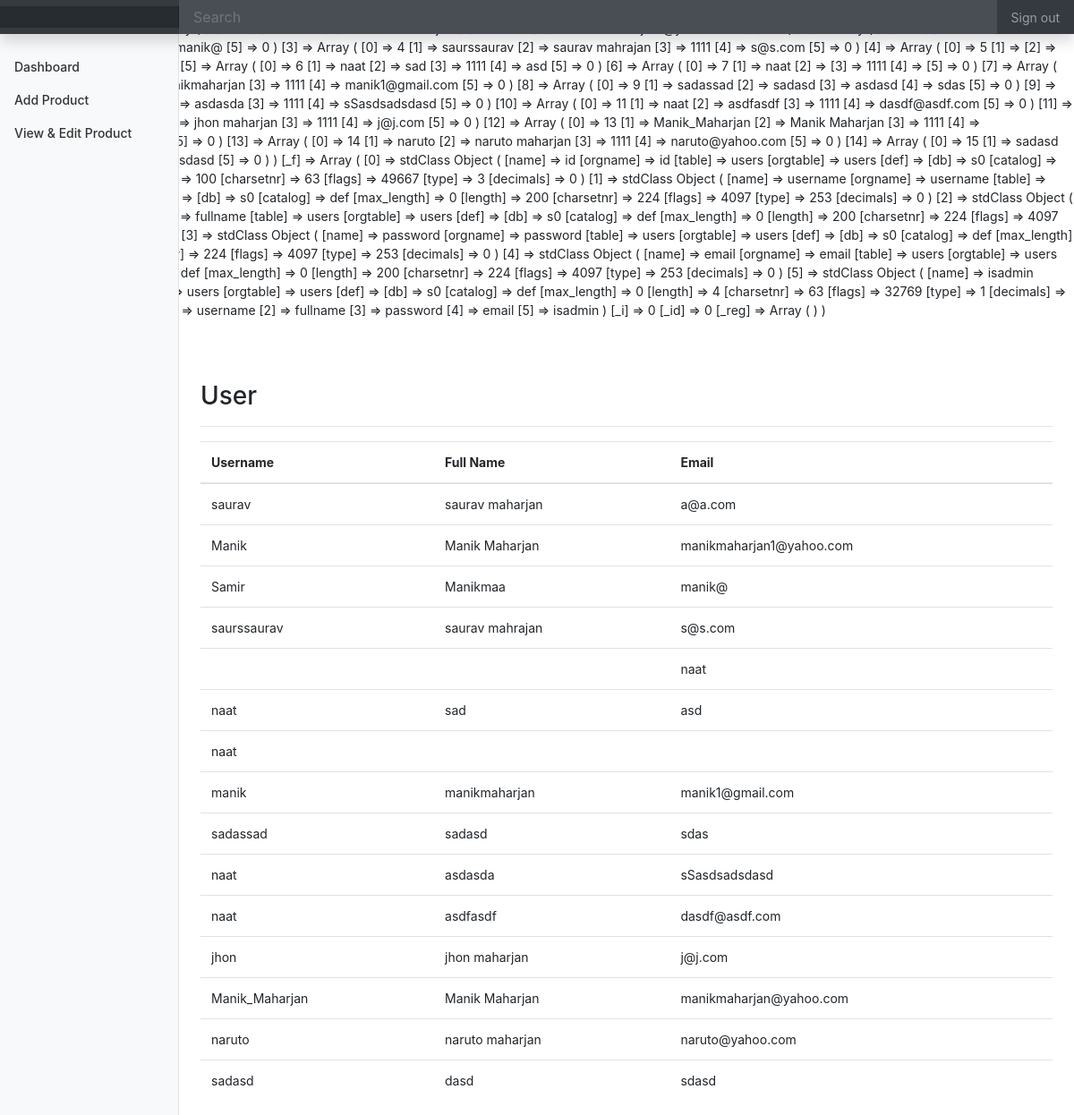
Screenshot of /admin/pages/dashboard.php (signed in) with the database file from the repository.
### tables this page shows
CREATE TABLE `users` (
  `id` int(100) NOT NULL,
  `username` varchar(50) NOT NULL,
  `fullname` varchar(50) NOT NULL,
  `password` varchar(50) NOT NULL,
  `email` varchar(50) NOT NULL,
  `isadmin` tinyint(4) NOT NULL DEFAULT '0'
);

### classes/Database.php (called while the page is built, shortened)
<?php
class Database{
    private $db_server = 'localhost',
        $db_usernmae = 'root',
        $db_password ='',
        $db_database='hamroluga';
    public static $_instance;
    function __construct(){
        try {
            $this->_con =  new mysqli($this->db_server,$this->db_usernmae,$this->db_password,$this->db_database);
        }catch(PDOException $e){
            die($e->getMessage());
        }
    }
    public static function getInstance(){
        if(!isset(self::$_instance)){
            self::$_instance = new Database();
        }
        return self::$_instance;
    }
}
?>

### classes/User.php (called while the page is built, shortened)
<?php
include_once ('Database.php');
class User{
	private $db;
	function __construct(){
		try {
	      $this->db = Database::getInstance();
	    }catch(PDOException $e){
	      die($e->getMessage());
	    }
	}
public function  getAll(){
	       $sql = "SELECT *
                FROM users";
        $result = $this->db->_con->query($sql);
        if($result->num_rows> 0){
            return $result;
        }
        return false;
}
}
?>

### admin/pages/dashboard.php (the view, shortened to what this page needs)
<?php include('header.php');
include_once ('../../classes/User.php');
$userObj = new User();
$users = $userObj->getAll();
print_r($users);
?>
<main role="main" class="col-md-9 ml-sm-auto col-lg-10 px-4">
  <br/>
  <h3>User</h3>
  <hr/>
  <table class="table">
  <thead>
    <tr>
      <th scope="col">Username</th>
      <th scope="col">Full Name</th>
      <th scope="col">Email</th>
    </tr>
  </thead>
  <tbody>
    <?php while($user=$users->fetch_assoc()){ ?>
   <tr>
      <td><?= $user['username'] ?></td>
      <td><?= $user['fullname'] ?></td>
      <td><?= $user['email'] ?></td>
  </tr>
  <?php } ?>
</tbody>
</table>
</main>
   <?php include('footer.php');
   ?>

### admin/pages/header.php (shortened to what this page needs)
<?php
include_once('../../classes/User.php');
?>
<!doctype html>
<html lang="en">
  <head>
    <link href="../../css/bootstrap.min.css" rel="stylesheet">
    <link href="../../css/admincss.css" rel="stylesheet">
  </head>
     <body>
    <div class="container-fluid">
      <div class="row">
      <nav class="col-md-2 d-none d-md-block bg-light sidebar">
        <div class="sidebar-sticky">
          <ul class="nav flex-column">
            <li class="nav-item">
              <a class="nav-link " href="dashboard.php">
                Dashboard
              </a>
            </li>
            <li class="nav-item">
              <a class="nav-link" href="add-product.php">
                Add Product
              </a>
            </li>
            <li class="nav-item">
              <a class="nav-link" href="view-product.php">
                View & Edit Product
              </a>
            </li>
          </ul>
        </div>
      </nav>
      <nav  class="navbar navbar-dark fixed-top bg-dark flex-md-nowrap p-0 shadow">
        <a class="navbar-brand col-sm-3 col-md-2 mr-0" href="#"></a>
        <input class="form-control form-control-dark w-100" type="text" placeholder="Search" aria-label="Search" />
        <ul class="navbar-nav px-3">
          <li class="nav-item text-nowrap">
            <a class="nav-link" href="dashboard.php?logout=true">Sign out</a>
          </li>
        </ul>
      </nav>
    </div>
    </div>

### admin/pages/footer.php (shortened to what this page needs)
  </body>
</html>

### css/admincss.css (style rules this page uses)
body { font-size: .875rem; }
.sidebar { position: fixed; top: 0; bottom: 0; left: 0; z-index: 100; padding: 48px 0 0; box-shadow: inset -1px 0 0 rgba(0, 0, 0, .1); }
.sidebar-sticky { position: relative; top: 0; height: calc(100vh - 48px); padding-top: .5rem; overflow-x: hidden; overflow-y: auto; }
.sidebar .nav-link { font-weight: 500; color: #333; }
[role="main"] { padding-top: 48px; }
.navbar-brand { padding-top: .75rem; padding-bottom: .75rem; font-size: 1rem; background-color: rgba(0, 0, 0, .25); box-shadow: inset -1px 0 0 rgba(0, 0, 0, .25); }
.navbar .form-control { padding: .75rem 1rem; border-width: 0; border-radius: 0; }
.form-control-dark { color: #fff; background-color: rgba(255, 255, 255, .1); border-color: rgba(255, 255, 255, .1); }

### rows the page displays
users: username "saurav", fullname "saurav maharjan", email "a@a.com"
users: username "Manik", fullname "Manik Maharjan", email "manikmaharjan1@yahoo.com"
users: username "Samir", fullname "Manikmaa", email "manik@"
users: username "saurssaurav", fullname "saurav mahrajan", email "s@s.com"
users: email "naat"
users: username "naat", fullname "sad", email "asd"
users: username "naat"
users: username "manik", fullname "manikmaharjan", email "manik1@gmail.com"
users: username "sadassad", fullname "sadasd", email "sdas"
users: username "naat", fullname "asdasda", email "sSasdsadsdasd"
users: username "naat", fullname "asdfasdf", email "dasdf@asdf.com"
users: username "jhon", fullname "jhon maharjan", email "j@j.com"
users: username "Manik_Maharjan", fullname "Manik Maharjan", email "manikmaharjan@yahoo.com"
users: username "naruto", fullname "naruto maharjan", email "naruto@yahoo.com"
users: username "sadasd", fullname "dasd", email "sdasd"
